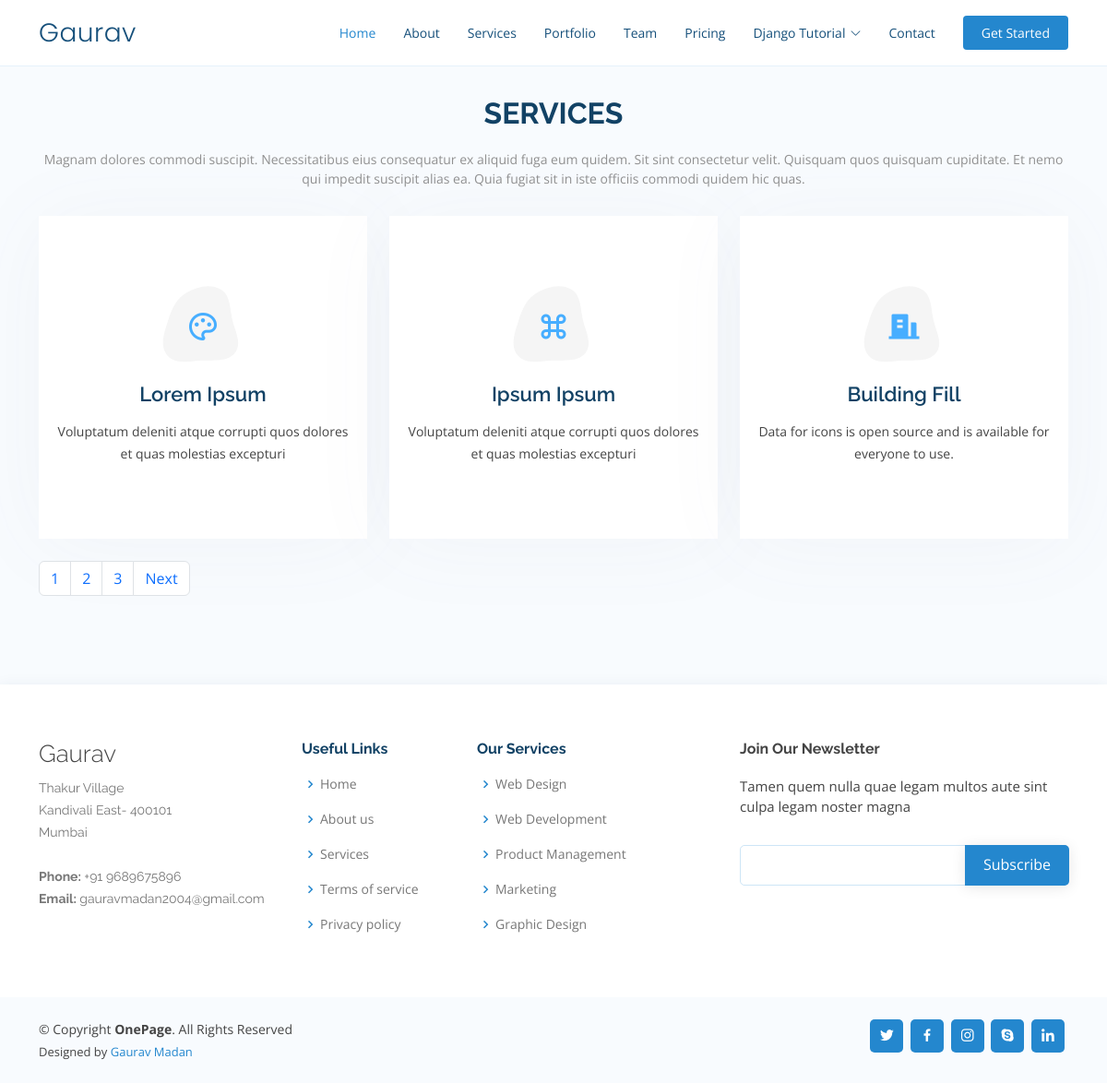
Page /services/ on the committed database.
### service/models.py (models this page shows)
class services(models.Model):
    service_icon = models.CharField(max_length=50)
    service_title = models.CharField(max_length=50)
    service_desc =models.CharField(max_length=100)

### gaurav/views.py (the view)
# urls.py: path('services/', views.service,name="service"),
def service(request):
    servicesData = services.objects.all()
    paginator =Paginator(servicesData,3)
    page_number =request.GET.get('page')
    servicesDataFinal =paginator.get_page(page_number)
    data ={
        'servicesData':servicesDataFinal
    }
    return render(request,'services.html',data)

### templates/services.html (shortened to what this page needs)
{% extends "base.html" %}
{% block content %}
  <main id="main">
    <br>
    <section id="services" class="services section-bg">
      <div class="container" data-aos="fade-up">
        <div class="section-title">
          <h2>Services</h2>
          <p>Magnam dolores commodi suscipit. Necessitatibus eius consequatur ex aliquid fuga eum quidem. Sit sint consectetur velit. Quisquam quos quisquam cupiditate. Et nemo qui impedit suscipit alias ea. Quia fugiat sit in iste officiis commodi quidem hic quas.</p>
        </div>
        <div class="row">
          {% for n in servicesData %}
          <div class="col-lg-4 col-md-6 d-flex align-items-stretch" data-aos="zoom-in" data-aos-delay="100">
            <div class="icon-box iconbox-blue mb-4">
              <div class="icon">
                <i class={{n.service_icon}}></i>
              </div>
              <h4><a href="">{{n.service_title}}</a></h4>
              <p>{{n.service_desc}}</p>
            </div>
          </div>
          {% endfor %}
          <nav aria-label="...">
            <ul class="pagination">
              <li class="page-item">
                <a class="page-link" href="/services/?page=1">1</a>
              </li>
              <li class="page-item">
                <a class="page-link" href="/services/?page=2">2</a>
              </li>
              <li class="page-item">
                <a class="page-link" href="/services/?page=3">3</a>
              </li>
              {% if servicesData.has_next %}
              <li class="page-item">
                <a class="page-link" href="/services/?page={{servicesData.next_page_number}}">Next</a>
              </li>
              {% endif %}
            </ul>
          </nav>
        </div>
      </div>
    </section>
  </main>
{% endblock %}

### static/assets/css/style.css (style rules this page uses)
body { font-family: "Open Sans", sans-serif; color: #444444; }
a { color: #2487ce; text-decoration: none; }
h1, h2, h3, h4, h5, h6 { font-family: "Raleway", sans-serif; }
section { padding: 80px 0; overflow: hidden; }
.section-bg { background-color: #f8fbfe; }
.section-title { text-align: center; padding-bottom: 30px; }
.section-title h2 { font-size: 32px; font-weight: bold; text-transform: uppercase; margin-bottom: 20px; padding-bottom: 0; color: #124265; }
.section-title p { margin-bottom: 0; font-size: 14px; color: #919191; }
.services .icon-box { text-align: center; padding: 70px 20px 80px 20px; transition: all ease-in-out 0.3s; background: #fff; box-shadow: 0px 5px 90px 0px rgba(110, 123, 131, 0.05); }
.services .icon-box .icon { margin: 0 auto; width: 100px; height: 100px; display: flex; align-items: center; justify-content: center; transition: ease-in-out 0.3s; position: relative; }
.services .icon-box .icon i { font-size: 36px; transition: 0.5s; position: relative; }
.services .icon-box .icon svg { position: absolute; top: 0; left: 0; }
.services .icon-box h4 { font-weight: 600; margin: 10px 0 15px 0; font-size: 22px; }
.services .icon-box h4 a { color: #124265; transition: ease-in-out 0.3s; }
.services .icon-box p { line-height: 24px; font-size: 14px; margin-bottom: 0; }
.services .iconbox-blue i { color: #47aeff; }

### rows in the picture
services: service_title "Lorem Ipsum", service_desc "Voluptatum deleniti atque corrupti quos dolores et quas molestias excepturi"
services: service_title "Ipsum Ipsum", service_desc "Voluptatum deleniti atque corrupti quos dolores et quas molestias excepturi"
services: service_title "Building Fill", service_desc "Data for icons is open source and is available for everyone to use."
